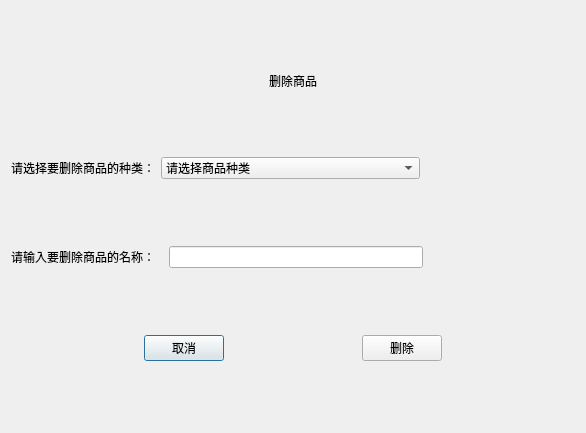
<?xml version="1.0" encoding="UTF-8"?>
<ui version="4.0">
 <class>del_goods</class>
 <widget class="QDialog" name="del_goods">
  <property name="geometry">
   <rect>
    <x>0</x>
    <y>0</y>
    <width>586</width>
    <height>433</height>
   </rect>
  </property>
  <property name="windowTitle">
   <string>Dialog</string>
  </property>
  <layout class="QVBoxLayout" name="verticalLayout">
   <item>
    <widget class="QLabel" name="label">
     <property name="sizePolicy">
      <sizepolicy hsizetype="Preferred" vsizetype="Fixed">
       <horstretch>0</horstretch>
       <verstretch>0</verstretch>
      </sizepolicy>
     </property>
     <property name="styleSheet">
      <string notr="true">font: 75 18pt &quot;宋体&quot;;</string>
     </property>
     <property name="text">
      <string>删除商品</string>
     </property>
     <property name="alignment">
      <set>Qt::AlignCenter</set>
     </property>
    </widget>
   </item>
   <item>
    <layout class="QHBoxLayout" name="horizontalLayout" stretch="0,5,3">
     <item>
      <widget class="QLabel" name="label_2">
       <property name="styleSheet">
        <string notr="true">font: 10pt &quot;宋体&quot;;</string>
       </property>
       <property name="text">
        <string>请选择要删除商品的种类：</string>
       </property>
      </widget>
     </item>
     <item>
      <widget class="QComboBox" name="cbb_kind">
       <property name="styleSheet">
        <string notr="true">font: 10pt &quot;宋体&quot;;</string>
       </property>
       <item>
        <property name="text">
         <string>请选择商品种类</string>
        </property>
       </item>
       <item>
        <property name="text">
         <string>食品</string>
        </property>
       </item>
       <item>
        <property name="text">
         <string>饮料</string>
        </property>
       </item>
       <item>
        <property name="text">
         <string>日用品</string>
        </property>
       </item>
       <item>
        <property name="text">
         <string>化妆品</string>
        </property>
       </item>
      </widget>
     </item>
     <item>
      <spacer name="horizontalSpacer">
       <property name="orientation">
        <enum>Qt::Horizontal</enum>
       </property>
       <property name="sizeHint" stdset="0">
        <size>
         <width>40</width>
         <height>20</height>
        </size>
       </property>
      </spacer>
     </item>
    </layout>
   </item>
   <item>
    <layout class="QHBoxLayout" name="horizontalLayout_2" stretch="3,5,3">
     <item>
      <widget class="QLabel" name="label_3">
       <property name="styleSheet">
        <string notr="true">font: 10pt &quot;宋体&quot;;</string>
       </property>
       <property name="text">
        <string>请输入要删除商品的名称：</string>
       </property>
      </widget>
     </item>
     <item>
      <widget class="QLineEdit" name="le_name"/>
     </item>
     <item>
      <spacer name="horizontalSpacer_2">
       <property name="orientation">
        <enum>Qt::Horizontal</enum>
       </property>
       <property name="sizeHint" stdset="0">
        <size>
         <width>40</width>
         <height>20</height>
        </size>
       </property>
      </spacer>
     </item>
    </layout>
   </item>
   <item>
    <layout class="QHBoxLayout" name="horizontalLayout_3">
     <item>
      <spacer name="horizontalSpacer_4">
       <property name="orientation">
        <enum>Qt::Horizontal</enum>
       </property>
       <property name="sizeHint" stdset="0">
        <size>
         <width>40</width>
         <height>20</height>
        </size>
       </property>
      </spacer>
     </item>
     <item>
      <widget class="QPushButton" name="btn_cancel">
       <property name="text">
        <string>取消</string>
       </property>
      </widget>
     </item>
     <item>
      <spacer name="horizontalSpacer_3">
       <property name="orientation">
        <enum>Qt::Horizontal</enum>
       </property>
       <property name="sizeHint" stdset="0">
        <size>
         <width>40</width>
         <height>20</height>
        </size>
       </property>
      </spacer>
     </item>
     <item>
      <widget class="QPushButton" name="btn_del">
       <property name="text">
        <string>删除</string>
       </property>
      </widget>
     </item>
     <item>
      <spacer name="horizontalSpacer_5">
       <property name="orientation">
        <enum>Qt::Horizontal</enum>
       </property>
       <property name="sizeHint" stdset="0">
        <size>
         <width>40</width>
         <height>20</height>
        </size>
       </property>
      </spacer>
     </item>
    </layout>
   </item>
  </layout>
 </widget>
 <resources/>
 <connections/>
</ui>
